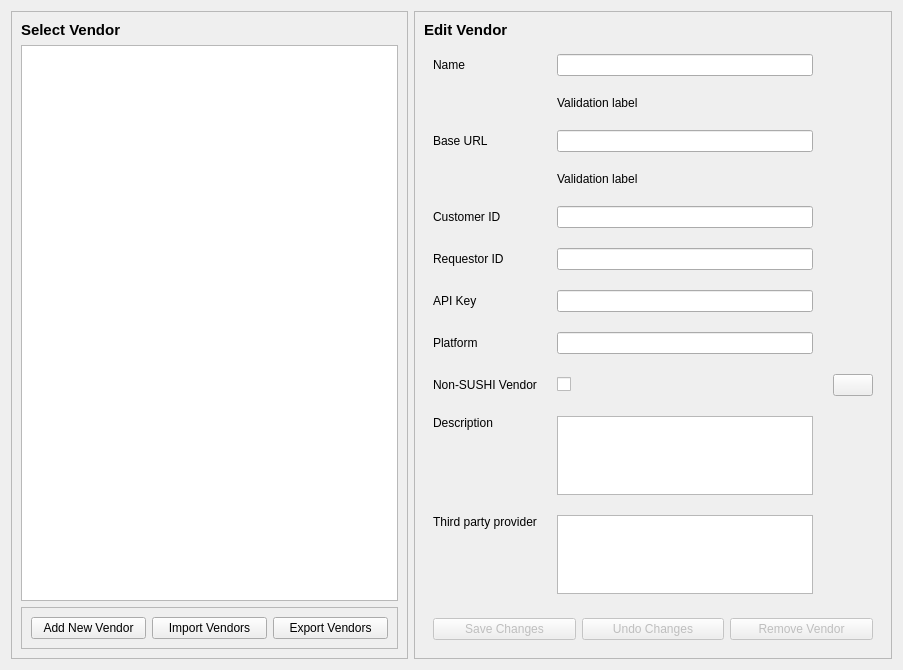
<?xml version="1.0" encoding="UTF-8"?>
<ui version="4.0">
 <class>manage_vendors_tab</class>
 <widget class="QWidget" name="manage_vendors_tab">
  <property name="geometry">
   <rect>
    <x>0</x>
    <y>0</y>
    <width>903</width>
    <height>670</height>
   </rect>
  </property>
  <property name="windowTitle">
   <string>Manage Vendors</string>
  </property>
  <property name="windowIcon">
   <iconset resource="../Resources.qrc">
    <normaloff>:/ui/resources/tab_icons/manage_vendors_icon.png</normaloff>:/ui/resources/tab_icons/manage_vendors_icon.png</iconset>
  </property>
  <layout class="QHBoxLayout" name="horizontalLayout">
   <item>
    <widget class="QFrame" name="frame_12">
     <property name="frameShape">
      <enum>QFrame::StyledPanel</enum>
     </property>
     <layout class="QVBoxLayout" name="verticalLayout_6">
      <item>
       <widget class="QLabel" name="label_13">
        <property name="font">
         <font>
          <family>Segoe UI</family>
          <pointsize>11</pointsize>
          <weight>75</weight>
          <bold>true</bold>
         </font>
        </property>
        <property name="text">
         <string>Select Vendor</string>
        </property>
       </widget>
      </item>
      <item>
       <widget class="QListView" name="vendorsListView">
        <property name="font">
         <font>
          <family>Segoe UI</family>
          <pointsize>11</pointsize>
         </font>
        </property>
        <property name="alternatingRowColors">
         <bool>true</bool>
        </property>
       </widget>
      </item>
      <item>
       <widget class="QFrame" name="frame_2">
        <property name="frameShape">
         <enum>QFrame::StyledPanel</enum>
        </property>
        <layout class="QGridLayout" name="gridLayout_3">
         <item row="0" column="1">
          <widget class="QPushButton" name="importVendorsButton">
           <property name="text">
            <string>Import Vendors</string>
           </property>
           <property name="icon">
            <iconset resource="../Resources.qrc">
             <normaloff>:/ui/resources/import_vendors_icon.png</normaloff>:/ui/resources/import_vendors_icon.png</iconset>
           </property>
          </widget>
         </item>
         <item row="0" column="0">
          <widget class="QPushButton" name="addVendorButton">
           <property name="text">
            <string>Add New Vendor</string>
           </property>
           <property name="icon">
            <iconset resource="../Resources.qrc">
             <normaloff>:/ui/resources/add_vendor_icon.png</normaloff>:/ui/resources/add_vendor_icon.png</iconset>
           </property>
          </widget>
         </item>
         <item row="0" column="2">
          <widget class="QPushButton" name="exportVendorsButton">
           <property name="text">
            <string>Export Vendors</string>
           </property>
           <property name="icon">
            <iconset resource="../Resources.qrc">
             <normaloff>:/ui/resources/export_vendors_icon.png</normaloff>:/ui/resources/export_vendors_icon.png</iconset>
           </property>
          </widget>
         </item>
        </layout>
       </widget>
      </item>
     </layout>
    </widget>
   </item>
   <item>
    <widget class="QFrame" name="frame_8">
     <layout class="QVBoxLayout" name="horizontalLayout_2">
      <property name="leftMargin">
       <number>0</number>
      </property>
      <property name="topMargin">
       <number>0</number>
      </property>
      <property name="rightMargin">
       <number>0</number>
      </property>
      <property name="bottomMargin">
       <number>0</number>
      </property>
      <item>
       <widget class="QFrame" name="frame">
        <property name="enabled">
         <bool>true</bool>
        </property>
        <property name="frameShape">
         <enum>QFrame::StyledPanel</enum>
        </property>
        <layout class="QVBoxLayout" name="verticalLayout">
         <item>
          <widget class="QLabel" name="label_7">
           <property name="enabled">
            <bool>true</bool>
           </property>
           <property name="font">
            <font>
             <family>Segoe UI</family>
             <pointsize>11</pointsize>
             <weight>75</weight>
             <bold>true</bold>
            </font>
           </property>
           <property name="frameShape">
            <enum>QFrame::NoFrame</enum>
           </property>
           <property name="text">
            <string>Edit Vendor</string>
           </property>
          </widget>
         </item>
         <item>
          <widget class="QFrame" name="edit_vendor_details_frame">
           <layout class="QGridLayout" name="gridLayout_5">
            <property name="spacing">
             <number>20</number>
            </property>
            <item row="4" column="0">
             <widget class="QLabel" name="label_2">
              <property name="text">
               <string>Customer ID</string>
              </property>
             </widget>
            </item>
            <item row="9" column="1">
             <widget class="QLineEdit" name="platformEdit"/>
            </item>
            <item row="10" column="1">
             <widget class="QCheckBox" name="non_Sushi_check_box"/>
            </item>
            <item row="11" column="0" alignment="Qt::AlignTop">
             <widget class="QLabel" name="label_28">
              <property name="text">
               <string>Description</string>
              </property>
             </widget>
            </item>
            <item row="4" column="1">
             <widget class="QLineEdit" name="customerIdEdit"/>
            </item>
            <item row="8" column="1">
             <widget class="QLineEdit" name="apiKeyEdit"/>
            </item>
            <item row="1" column="1">
             <widget class="QLabel" name="name_validation_label">
              <property name="text">
               <string>Validation label</string>
              </property>
             </widget>
            </item>
            <item row="2" column="1">
             <widget class="QLineEdit" name="baseUrlEdit"/>
            </item>
            <item row="7" column="1">
             <widget class="QLineEdit" name="requestorIdEdit"/>
            </item>
            <item row="2" column="0">
             <widget class="QLabel" name="label_3">
              <property name="text">
               <string>Base URL</string>
              </property>
             </widget>
            </item>
            <item row="8" column="0">
             <widget class="QLabel" name="label_5">
              <property name="text">
               <string>API Key</string>
              </property>
             </widget>
            </item>
            <item row="12" column="1">
             <widget class="QPlainTextEdit" name="companiesEdit"/>
            </item>
            <item row="9" column="0">
             <widget class="QLabel" name="label_6">
              <property name="text">
               <string>Platform</string>
              </property>
             </widget>
            </item>
            <item row="0" column="1">
             <widget class="QLineEdit" name="nameEdit"/>
            </item>
            <item row="11" column="1">
             <widget class="QPlainTextEdit" name="descriptionEdit">
              <property name="autoFillBackground">
               <bool>false</bool>
              </property>
              <property name="frameShape">
               <enum>QFrame::StyledPanel</enum>
              </property>
              <property name="frameShadow">
               <enum>QFrame::Sunken</enum>
              </property>
              <property name="tabChangesFocus">
               <bool>false</bool>
              </property>
              <property name="plainText">
               <string/>
              </property>
              <property name="backgroundVisible">
               <bool>false</bool>
              </property>
             </widget>
            </item>
            <item row="10" column="0">
             <widget class="QLabel" name="label_39">
              <property name="text">
               <string>Non-SUSHI Vendor</string>
              </property>
             </widget>
            </item>
            <item row="0" column="0">
             <widget class="QLabel" name="label">
              <property name="text">
               <string>Name</string>
              </property>
             </widget>
            </item>
            <item row="3" column="1">
             <widget class="QLabel" name="url_validation_label">
              <property name="text">
               <string>Validation label</string>
              </property>
             </widget>
            </item>
            <item row="12" column="0" alignment="Qt::AlignTop">
             <widget class="QLabel" name="companiesText">
              <property name="text">
               <string>Third party provider</string>
              </property>
             </widget>
            </item>
            <item row="7" column="0">
             <widget class="QLabel" name="label_4">
              <property name="text">
               <string>Requestor ID</string>
              </property>
             </widget>
            </item>
            <item row="10" column="2">
             <widget class="QPushButton" name="non_sushi_help_button">
              <property name="sizePolicy">
               <sizepolicy hsizetype="Fixed" vsizetype="Fixed">
                <horstretch>0</horstretch>
                <verstretch>0</verstretch>
               </sizepolicy>
              </property>
              <property name="text">
               <string/>
              </property>
              <property name="icon">
               <iconset resource="../Resources.qrc">
                <normaloff>:/ui/resources/help_icon.png</normaloff>:/ui/resources/help_icon.png</iconset>
              </property>
             </widget>
            </item>
           </layout>
          </widget>
         </item>
         <item>
          <widget class="QFrame" name="edit_vendor_options_frame">
           <property name="enabled">
            <bool>false</bool>
           </property>
           <layout class="QHBoxLayout" name="horizontalLayout_5">
            <item>
             <widget class="QPushButton" name="saveVendorChangesButton">
              <property name="text">
               <string>Save Changes</string>
              </property>
              <property name="icon">
               <iconset resource="../Resources.qrc">
                <normaloff>:/ui/resources/save_icon.png</normaloff>:/ui/resources/save_icon.png</iconset>
              </property>
              <property name="default">
               <bool>false</bool>
              </property>
              <property name="flat">
               <bool>false</bool>
              </property>
             </widget>
            </item>
            <item>
             <widget class="QPushButton" name="undoVendorChangesButton">
              <property name="text">
               <string>Undo Changes</string>
              </property>
              <property name="icon">
               <iconset resource="../Resources.qrc">
                <normaloff>:/ui/resources/undo_icon.png</normaloff>:/ui/resources/undo_icon.png</iconset>
              </property>
             </widget>
            </item>
            <item>
             <widget class="QPushButton" name="removeVendorButton">
              <property name="text">
               <string>Remove Vendor</string>
              </property>
              <property name="icon">
               <iconset resource="../Resources.qrc">
                <normaloff>:/ui/resources/remove_vendor_icon.png</normaloff>:/ui/resources/remove_vendor_icon.png</iconset>
              </property>
             </widget>
            </item>
           </layout>
          </widget>
         </item>
        </layout>
       </widget>
      </item>
     </layout>
    </widget>
   </item>
  </layout>
 </widget>
 <tabstops>
  <tabstop>vendorsListView</tabstop>
  <tabstop>addVendorButton</tabstop>
  <tabstop>importVendorsButton</tabstop>
  <tabstop>exportVendorsButton</tabstop>
  <tabstop>nameEdit</tabstop>
  <tabstop>baseUrlEdit</tabstop>
  <tabstop>customerIdEdit</tabstop>
  <tabstop>requestorIdEdit</tabstop>
  <tabstop>apiKeyEdit</tabstop>
  <tabstop>platformEdit</tabstop>
  <tabstop>non_Sushi_check_box</tabstop>
  <tabstop>descriptionEdit</tabstop>
  <tabstop>companiesEdit</tabstop>
  <tabstop>saveVendorChangesButton</tabstop>
  <tabstop>undoVendorChangesButton</tabstop>
  <tabstop>removeVendorButton</tabstop>
 </tabstops>
 <resources>
  <include location="../Resources.qrc"/>
 </resources>
 <connections/>
</ui>
